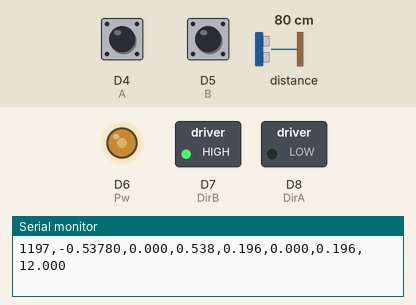
A sketch run on a simulated ESP8266 (NodeMCU). Parts: switched loads named in the sketch (green lamp = pin HIGH), output pins drawn as LEDs (lit = HIGH), the last lines printed to the serial monitor. The inputs (shaded band) are chosen by the test bench; at power-on: distance to the obstacle 80 cm, D4 (A) HIGH, D5 (B) HIGH.

Above: at 1.2 s.
1.3 s: distance to the obstacle set to 2 cm
At 1.79 s:
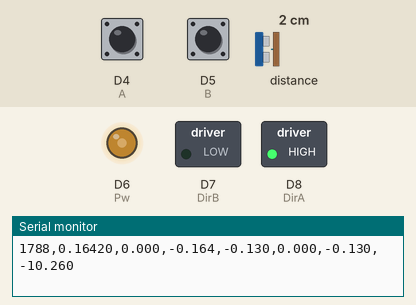
4.3 s: distance to the obstacle set to 4 cm
7.3 s: distance to the obstacle set to 9 cm
At 7.52 s:
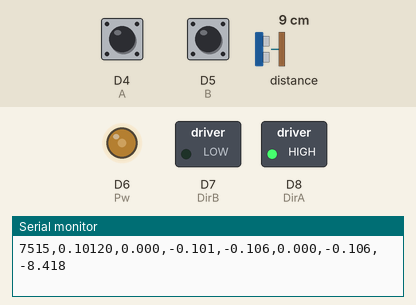
Timing chart, 0 to 16.3 s (numbered marks = the images above; inputs shaded):
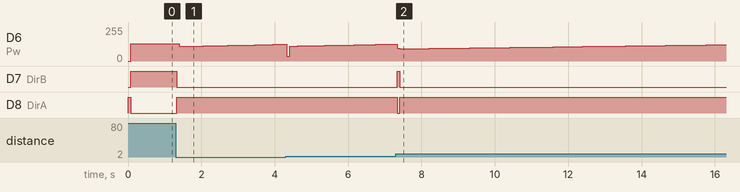

Measured:
- after the input at 1.3 s, D6 (Pw): 130/255 → 109/255 after 0.09 s, → 110/255 0.15 s later, → 111/255 0.15 s later, → 112/255 0.22 s later, … (17 changes in this stretch); D7 (DirB): HIGH → LOW at once; D8 (DirA): LOW → HIGH at once
- after the input at 7.3 s, D7 (DirB): LOW → HIGH at once, → LOW 0.07 s later; D8 (DirA): HIGH → LOW at once, → HIGH 0.07 s later

The sketch:

ControlF.ino
```cpp
//Vl53l0x library

#include <Wire.h>
#include "Adafruit_VL53L0X.h"
Adafruit_VL53L0X lox = Adafruit_VL53L0X();


//definition name of the GPIO
const int A = D4; //Channel A encoder
const int Button = D3; //Reset position button
const int B = D5;//Channel B encoder
const int Pw = D6; //PWM ouput
const int DirA = D8; // Direction output - left
const int DirB = D7; // Direction output - right

//Slave control variables
float ppr = 4180; //number of points per turn
float pi = 3.141592;
float p2pos =(2*pi)/ppr; //conversion factor to radians
float Pos_s = 0; //current motor position
float ref_s  = 0; //Motor reference in radians
float c_s = 0; //PID output
float c_o = 0; //PWM output
float err_s = 0; // Reference error relative to the current position
float err_d_s = 0; //derivative error
float err_s_s = 0; //integral error
float err_a_s = 0; //previous mistake
float Kp_s = 79.2;//18.8 proportional constant
float Kd_s = 1.03;//0.2124 derivative constant
float Ki_s = 0; //integral constant
int t_s = 4; //execution time of the slave loop in ms (sampling time)
int t_a_s = 0; //previous time
float ts_s = 0.004; //sampling time seconds
float its_s = 250; //inverse of sampling time

//Mater control variables
float c_m = 0; //PID output
float Pos_m = 0; //current motor position
float ref_m  = 0; //ball reference in meters
float err_m = 0; // Reference error relative to the current position
float err_d_m = 0; //derivative error
float err_s_m = 0; //integral error
float err_a_m = 0; //previous mistake
float Kp_m = 0.935; //0.935 proportional constant
float Kd_m = 0.195;//0.035 //derivative constant
float Ki_m = 0.075; //integral constant
int t_m = 40; //execution time of the master loop in ms (sampling time)
float ts_m = 0.04; //sampling time seconds
int t_a_m = 0; //previous time
float its_m = 25;  //inverse of sampling time


//general variables
int timems = 0;
long int b = 0; //encoder reading


// Account reset button programming
ICACHE_RAM_ATTR void ButtonPress()
  {
   if(digitalRead(Button) == LOW)
   {b = 0;}
  }


// Programming the interruptions for reading the channel A encoder
ICACHE_RAM_ATTR void ARise()
  {
   if(digitalRead(B) == digitalRead(A))
   {b--;}
   else
   {b++;}
  }

// Programming the interruptions for reading the channel B encoder
ICACHE_RAM_ATTR void BRise()
  {
   if(digitalRead(A) != digitalRead(B))
   {b--;}
   else
   {b++;}
  }

void setup() {
  analogWriteRange(2000);
  Serial.begin(115200); //Serial communication speed
  pinMode(Button, INPUT_PULLUP); //position reset button definition

//distance sensor initialization
  while (! Serial){delay(1);}
  Serial.println("Adafruit VL53L0X test.");
  if (!lox.begin()) {
    Serial.println(F("Failed to boot VL53L0X"));
    while(1);
  }
  lox.startRangeContinuous();

//initialization of GPIOs and interrupts
  attachInterrupt(digitalPinToInterrupt(Button), ButtonPress, FALLING);
  pinMode(A, INPUT_PULLUP);
  pinMode(B, INPUT_PULLUP);
  pinMode(DirA, OUTPUT);
  pinMode(DirB, OUTPUT);
  attachInterrupt(digitalPinToInterrupt(A), ARise, RISING);
  attachInterrupt(digitalPinToInterrupt(B), BRise, RISING);
}

void loop() {

  timems = millis();

////////////////////////////////////////////Master loop//////////////////////////////////////////////////

  if(timems - t_a_m >= t_m){

      if (timems >30000) {ref_m = 0.05;}

      if (timems >45000) {ref_m = 0.1;}

      if (timems >60000) {ref_m = 0.05;}

      if (timems >75000) {ref_m = 0;}

      if (timems >90000) {ref_m = -0.05;}

      if (timems >105000) {ref_m = -0.1;}

      if (timems >120000) {ref_m = -0.05;}

      if (timems >135000) {ref_m = 0;}
   /*  */

    //Distance sensor reading and error calculation
    if (lox.isRangeComplete()) {Pos_m = -0.0009*lox.readRange()+0.1822;}
    err_m = ref_m - Pos_m;

    //PID
    err_d_m = (err_m - err_a_m)*its_m;
    err_s_m = (err_s_m + err_m);
    c_m = err_m * Kp_m + err_d_m * Kd_m + err_s_m*Ki_m*(float)ts_m;
    err_a_m = err_m;

    //Angle limiters
    if(c_m > pi/16){
      c_m = pi/16;
    }
    else if (c_m < -pi/16){
      c_m = -pi/16;
    }

    //slave loop reference update
    ref_s = c_m;
    t_a_m = millis();
  }


////////////////////////////////////////////Slave loop//////////////////////////////////////////////////

    if(timems - t_a_s >= t_s)
  {

    //encoder reading and error calculation
    Pos_s = b * p2pos;
    err_s = ref_s - Pos_s;

    //PID
    err_d_s = (err_s - err_a_s)*its_s;
    err_s_s = (err_s_s + err_s);
    c_s = err_s * Kp_s + err_d_s * Kd_s*+ err_s_s*Ki_s*(float)ts_s;
    err_a_s = err_s;

    //voltage limiters
    if(c_s > 12){
      c_s = 12;
    }
    else if (c_s < -12){
      c_s = -12;
    }

    //voltage to PWM conversion
    c_o = (c_s * 1024)/12;
    c_o = ChangeDir((int)c_o);
    analogWrite(Pw,c_o);

    //printing of the data in the serial
    Serial.print(timems);
    Serial.print(",");
    Serial.print(Pos_m,5);
    Serial.print(",");
    Serial.print(ref_m,3);
    Serial.print(",");
    Serial.print(err_m,3);
    Serial.print(",");
    Serial.print(ref_s,3);
    Serial.print(",");
    Serial.print(Pos_s,3);
    Serial.print(",");
    Serial.print(err_s,3);
    Serial.print(",");
    Serial.println(c_s,3);

    t_a_s = millis();
  }
}


//direction change function
int ChangeDir(int P)
{
  if(P > 0)
  {
    digitalWrite(DirA,LOW);
    digitalWrite(DirB,HIGH);

  }
  else
  {
    digitalWrite(DirB,LOW);
    digitalWrite(DirA,HIGH);
    P = P*-1;
  }
  return P;
}
```
